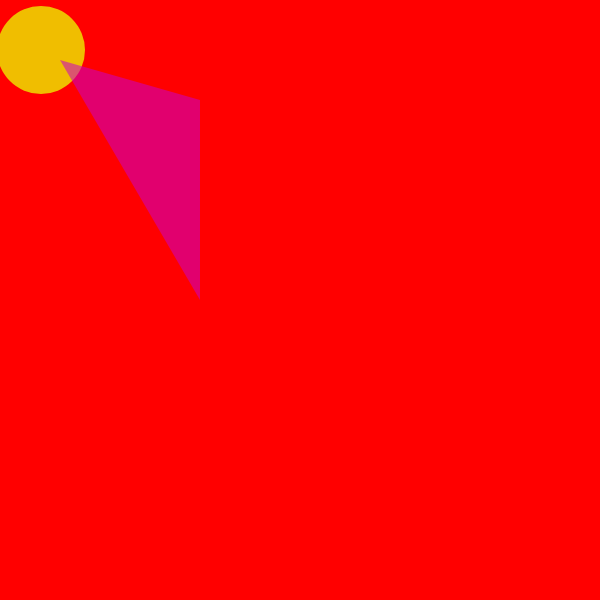
Frame 1 (no input)
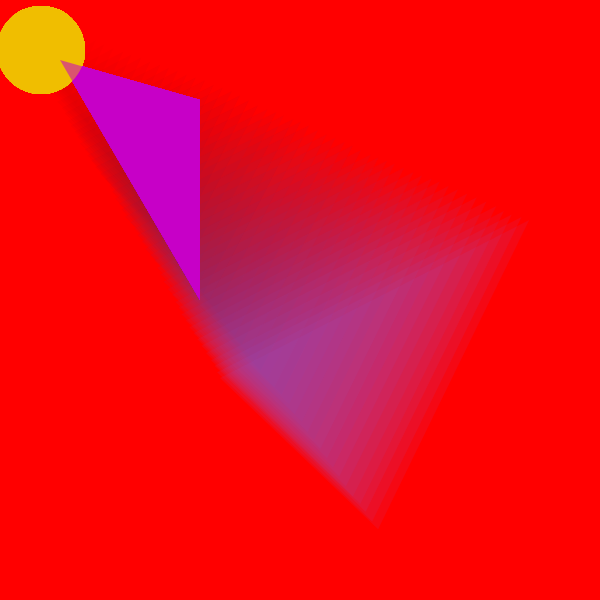
Frame 60 (no input)
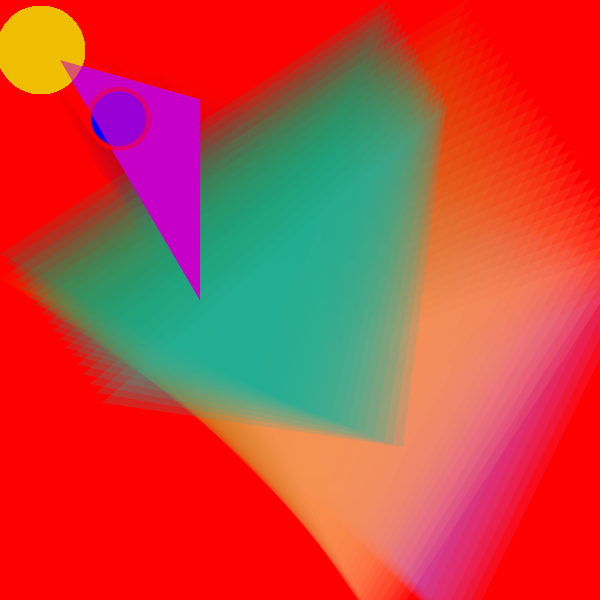
Frame 120 (the mouse pressed at the canvas centre since frame 60)

The p5.js sketch that drew these frames (run headless with seeded random() and noise() and a simulated clock; from frame 60 on, the mouse is pressed at the canvas centre):

// p5.js sketch
// ── sketch.js
// afc_01_scrolling_motion
// September 5 2017

function setup() {
    createCanvas(600, 600);
    background(255, 0, 0);
}

var r = 0;
var g = 0;
var b = 0;

var x = 0;
var y = 0;

function draw() {
    r = r + random();
    g = g + random();
    b = b + random();
    if (r > 255) {
        r = 0;
    } else {
        r++;
    }
    if (g > 255) {
        g = 0;
    } else {
        g = g + 2;
    }
    if (b > 255) {
        b = 0;
    } else {
        b = b + 3;
    }
    //background(r, g, b);

    fill(0,0,255,100);
    stroke(255,0,0);
    strokeWeight(4);
    ellipse(x, x, x*0.5, x*0.5);
    stroke(240,190,0);
    strokeWeight(88);
    point(41,50);
    fill(200,0,200,140);
    noStroke();
    triangle(200,300,200,100,60,60)
    fill(g,r,b,x*(17/40)-1)
    triangle(r*2.5,g*2.5,g*2.5,b*2.5,b*2.5,r*2.5)

    if (x > 600) {
        x = -40;
    } else {
        x++;
    }

}
